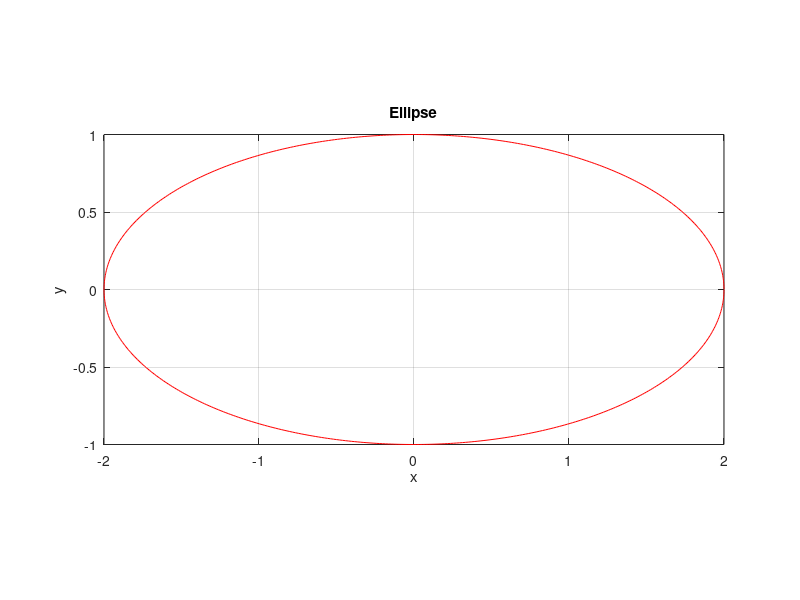

Reproduce this figure in MATLAB.
t = 0:0.01:2*pi;
A = 2;
B = 1;
x = A * cos(t);
y = B * sin(t);

plot(x, y, 'r');
title('Ellipse');
xlabel('x');
ylabel('y');
grid on;
axis equal;
axis([-2 2 -1 1]);
